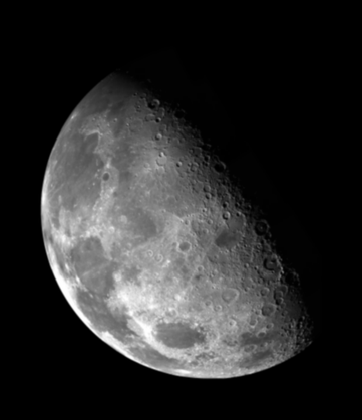
%> input picture 作业2/assignment3/asset/image/458.tif, 362 x 420 px, shrunk from 466 x 540 before the run
$ octave Laplacian.m   (GNU Octave 9; MATLAB toolbox functions it lacks are replaced by stand-ins)
%> lines starting %> are read from the running program, lines starting %| are printed output that depends on the picture
### 作业2/assignment3/code/shift.m
function I =shift(I,P,Q)
for i=1:1:P
    for j=1:1:Q
        I(i,j)=((-1)^(i+j))*I(i,j);
    end
end
end

### 作业2/assignment3/code/Laplacian.m
A=imread('../asset/image/458.tif');
%> A is the input picture: size 420x362 uint8; min 0, max 254, mean 42.7
M=size(A,1);
%> M = 420
N=size(A,2);
%> N = 362
P=size(A,1)+2;  %滤波器的行数
%> P = 422
Q=size(A,2)+2;  %滤波器的列数
%> Q = 364

%频率域滤波
%对原图进行零填充
B=uint8(zeros(P,Q));
B(2:size(A,1)+1,2:size(A,2)+1)=A;
B2=im2double(B);
%中心化并进行DFT
C=shift(B2,P,Q);
%> after the loop in shift, `for i=1:1:P`:
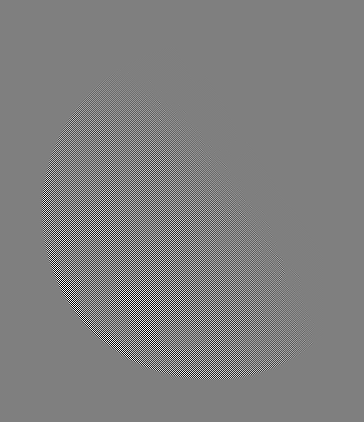
%> I: size 422x364 double; min -0.996, max 0.996, mean -2.17e-06; drawn with min black and max white
D=fft2(C);

%将算子置于滤波器中心
H=zeros(P,Q);
laplacian=[[1,1,1];[1,-8,1];[1,1,1]];
H(P/2:P/2+2,Q/2:Q/2+2)=laplacian;
%中心化
H2=im2double(H);
H2=shift(H2,P,Q);
%DFT
Ht=fft2(H2);
%实部置为零
%Ht=imag(Ht)*1i;
%中心化
Ht=shift(Ht,size(Ht,1),size(Ht,2));
%滤波运算
E=Ht.*D;
%转回空间域
F=ifft2(E);
%提取实部
G=shift(real(F),P,Q);
%> call 4 of shift, with P = 422, Q = 364
%> after the loop in shift (call 4), `for i=1:1:P`:
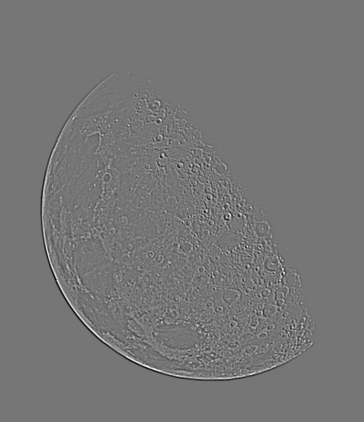
%> I: size 422x364 double; min -1.29, max 1.49, mean -4.04e-16; drawn with min black and max white
%裁剪
R=G(2:size(A,1)+1,2:size(A,2)+1);

%空间域滤波
B2=zeros(P,Q);
B2(2:M+1,2:N+1)=A;
C2=zeros(P,Q);

for i=2:1:M+1
    for j=2:1:N+1
        C2(i,j) =B2(i-1,j+1)+B2(i,j+1)+B2(i+1,j+1)+B2(i-1,j-1)+B2(i,j-1)+B2(i+1,j-1)+B2(i-1,j)+B2(i+1,j)-8*B2(i,j);
    end
end
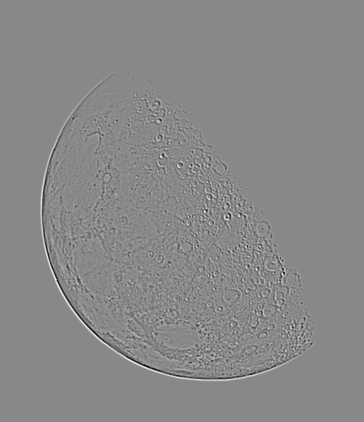
%> C2: size 422x364 double; min -379, max 328, mean 0; drawn with min black and max white
R2=C2(2:size(A,1)+1,2:size(A,2)+1);

figure;
subplot(221);imshow(A,[]);title('原图');
subplot(222);imshow(log(1 + abs(Ht)),[]);title('频域算子');
subplot(223);imshow(R,[]);title('频率域滤波');
subplot(224);imshow(R2,[]);title('空间域滤波');
%> after `title('空间域滤波')`:
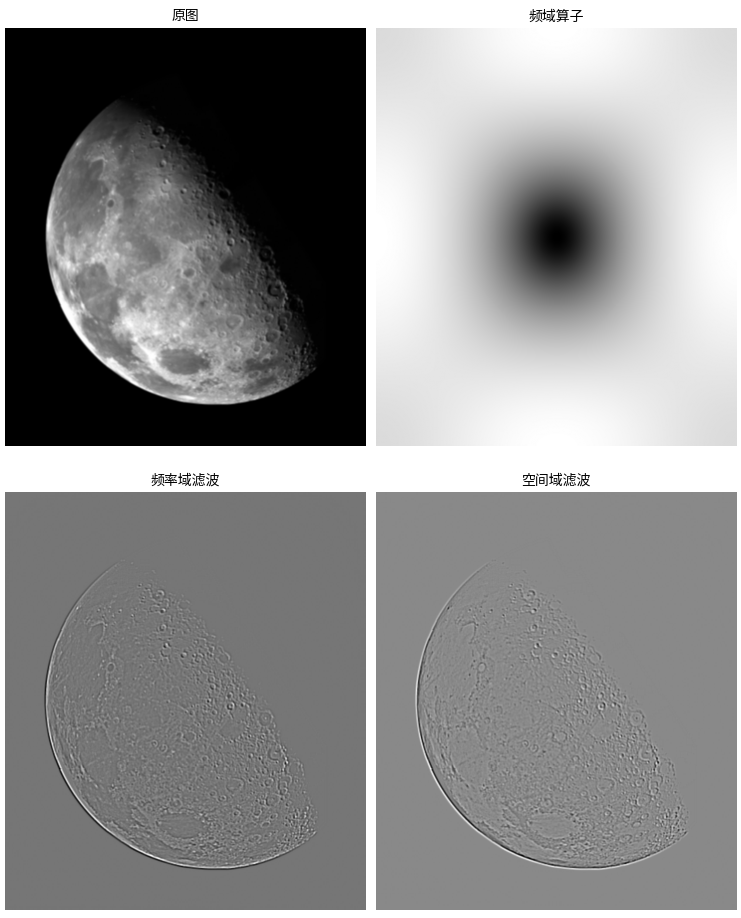
%> figure redrawn from the program's plot data, 4 panels
